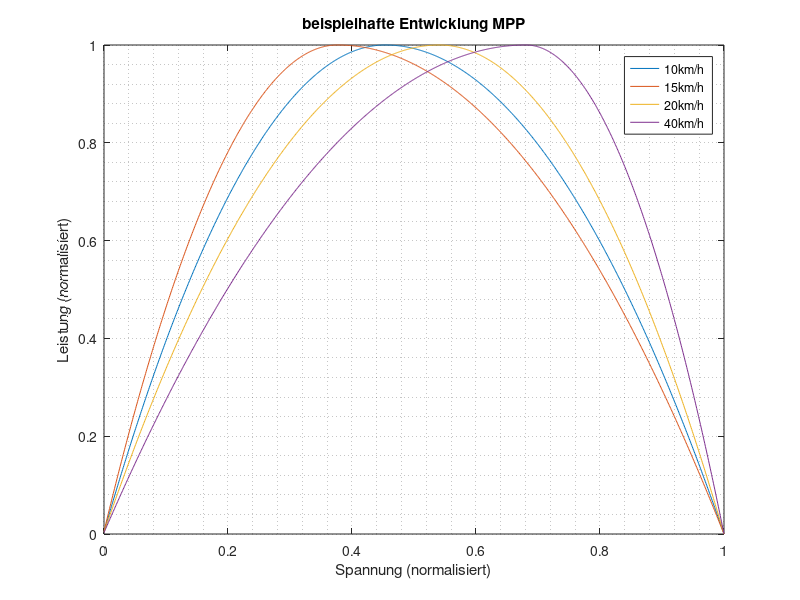

Reproduce this figure in MATLAB.
clc, clear all;

u = linspace(0,1,1000);

%% MPP 10km/h
offset = 0.454;
p = -(u-offset).^2;

for n = 1:(1000*offset)
    p1(n) = (1/p(1))*((n/1000-offset)^2)+1;
end
for n = (1000*offset+1):1000
    p1(n) = (1/p(1000))*((n/1000-offset)^2)+1;
end

%% MPP 15km/h
offset = 0.377;
p = -(u-offset).^2;

for n = 1:(1000*offset)
    p2(n) = (1/p(1))*((n/1000-offset)^2)+1;
end
for n = (1000*offset+1):1000
    p2(n) = (1/p(1000))*((n/1000-offset)^2)+1;
end

%% MPP 20km/h

offset = 0.541;
p = -(u-offset).^2;

for n = 1:(1000*offset)
    p3(n) = (1/p(1))*((n/1000-offset)^2)+1;
end
for n = (1000*offset+1):1000
    p3(n) = (1/p(1000))*((n/1000-offset)^2)+1;
end

%% MPP 40km/h

offset = 0.681;
p = -(u-offset).^2;

for n = 1:(1000*offset)
    p4(n) = (1/p(1))*((n/1000-offset)^2)+1;
end
for n = (1000*offset+1):1000
    p4(n) = (1/p(1000))*((n/1000-offset)^2)+1;
end

%% Ausgabe
plot(u,p1,u,p2,u,p3,u,p4)
axis([0 1 0 1])
grid minor
legend('10km/h','15km/h', '20km/h', '40km/h')
xlabel('Spannung (normalisiert)')
ylabel('Leistung (normalisiert)')
title('beispielhafte Entwicklung MPP')
